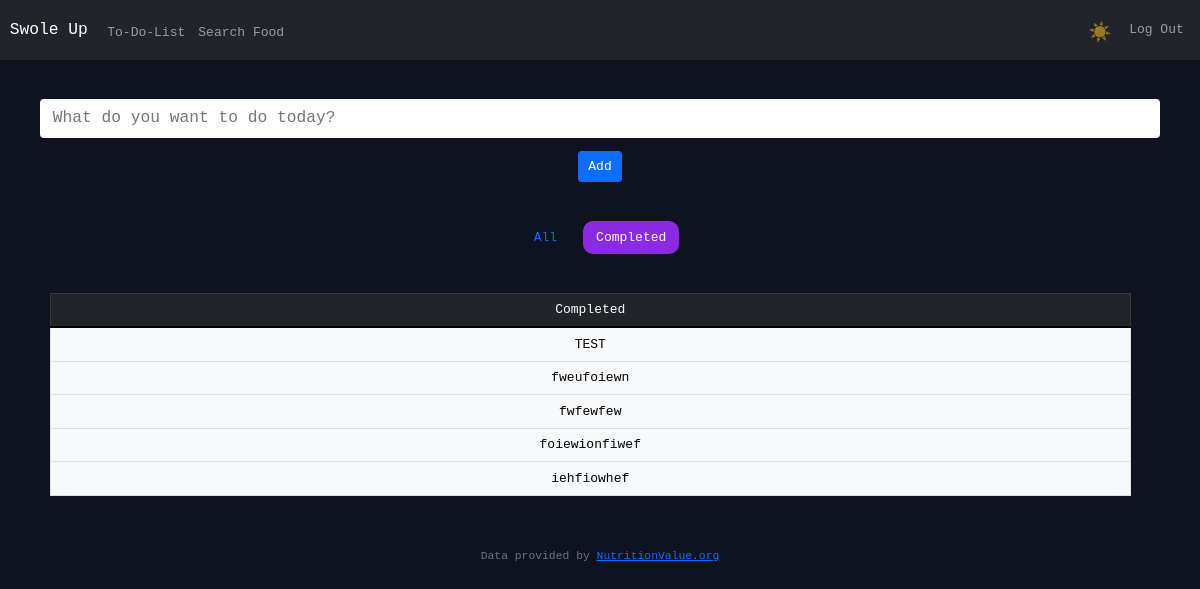
/todo_completed (signed in), run on an earlier commit of the app's database.
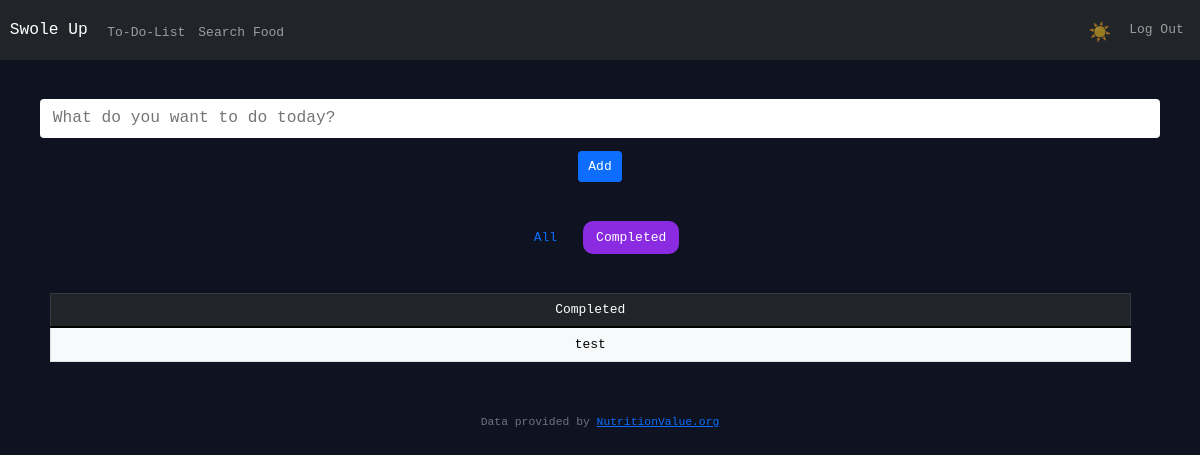
And on a later commit of the database.
### tables this page shows
CREATE TABLE todolist (
id INTEGER PRIMARY KEY AUTOINCREMENT NOT NULL,
user_id INT,
todo TEXT NOT NULL,
done TEXT NOT NULL DEFAULT 1,
FOREIGN KEY (user_id) REFERENCES users(id)
);

### app.py (the view)
@app.route("/todo_completed", methods=["POST", "GET"])
@login_required
def todo_completed ():
    if request.method == "POST":
        deleteRow = request.form.get("deleteRow")
        if deleteRow:
            db.execute("DELETE FROM todolist WHERE user_id = ? AND todo = ?", session["user_id"], deleteRow)
            return redirect("/todolist")
        for i in range(1, 50):
            checkbox = request.form.get(f"check{i}")
            editInput = request.form.get(f"editInput{i}")
            previousVal = request.form.get(f"previousVal{i}")
            print(editInput)
            print(previousVal)
            if not editInput == previousVal:
                db.execute("UPDATE todolist SET todo = ? WHERE todo = ? AND user_id = ?", editInput, previousVal, session["user_id"])
            if checkbox is not None:
                db.execute("UPDATE todolist SET done = ? WHERE todo = ? AND user_id = ?", "true", checkbox, session["user_id"])
            else:
                checkVal = request.form.get(f"checkVal{i}")
                db.execute("UPDATE todolist SET done = ? WHERE todo = ? AND user_id = ?", "false", checkVal, session["user_id"])
        return redirect("/todolist")
    else:
        todo_done = db.execute("SELECT * FROM todolist WHERE user_id = ? AND done = ?", session["user_id"], "true")
        return render_template('todo_completed.html', todo_done=todo_done)

### app.py (called while the page is built)
@app.after_request
def after_request(response):
    response.headers["Cache-Control"] = "no-cache, no-store, must-revalidate"
    response.headers["Expires"] = 0
    response.headers["Pragma"] = "no-cache"
    return response

### helpers.py (called while the page is built)
def login_required(f):
    @wraps(f)
    def decorated_function(*args, **kwargs):
        if session.get("user_id") is None:
            return redirect("/login")
        return f(*args, **kwargs)
    return decorated_function

### templates/todo_completed.html (shortened to what this page needs)
{% extends "layout.html" %}
{% block main %}
    <div class="container">
        <div class="row mb-5">
            <form action="/todolist" method="post">
                <input autocomplete="off" id="todoField" type="text" class="form-control-lg mb-3 border-0 me-3 w-100" name="todo" placeholder="What do you want to do today?" onsubmit="return validateForm()">
                <button class="btn btn-primary" type="submit">Add</button>
            </form>
        </div>
        <div class="d-flex flex-row justify-content-center gap-3 mb-5">
            <a href="/todolist" class="nav-link">All</a>
            <a href="/todo_completed" class="nav-link" id="todo_completed">Completed</a>
        </div>
        <div class="container row">
            <table class="table table-dark table-bordered">
                <thead>
                    <tr>
                        <td class="col-12">Completed</td>
                    </tr>
                </thead>
                <tbody class="table-light">
                    <form action="/todo_completed" method="post" id="formTodo">
                    {% for todo in todo_done %}
                        <tr>
                            <td>
                                <label class="form-check-label" for="flexCheckDefault">{{ todo.todo }}</label>
                            </td>
                        </tr>
                    {% endfor %}
                    </form>
                </tbody>
            </table>
        </div>
    </div>
{% endblock %}

### templates/layout.html (shortened to what this page needs)
<!DOCTYPE html>
<html lang="en">
    <head>
        <link href="https://cdn.jsdelivr.net/npm/bootstrap@5.1.3/dist/css/bootstrap.min.css" rel="stylesheet">
        <link href="/static/styles.css" rel="stylesheet">
    </head>
    <body>
        <nav class="navbar navbar-expand-md navbar-dark bg-dark" id="nav">
            <div class="container-fluid">
                <a class="navbar-brand" href="/">Swole Up</a>
                <div class="collapse navbar-collapse" id="navbar">
                    {% if session["user_id"] %}
                        <ul class="navbar-nav me-auto mt-2">
                            <li class="nav-item"><a class="nav-link" href="/todolist">To-Do-List</a></li>
                            <li class="nav-item"><a class="nav-link" href="/search" id="search">Search Food</a></li>
                        </ul>
                        <ul class="navbar-nav ms-auto mt-2">
                            <li class="nav-item"><a href="#" class="nav-link" id="theme"></a></li>
                            <li class="nav-item"><a class="nav-link" href="/logout">Log Out</a></li>
                        </ul>
                    {% else %}
                        <ul class="navbar-nav ms-auto mt-2">
                            <li class="nav-item"><a href="#" class="nav-link" id="theme"></a></li>
                            <li class="nav-item"><a class="nav-link" href="/register">Register</a></li>
                            <li class="nav-item"><a class="nav-link" href="/login">Log In</a></li>
                        </ul>
                    {% endif %}
                </div>
            </div>
        </nav>
        <main class="container-fluid py-5 text-center" id="main">
            {% block main %}{% endblock %}
        </main>
        <footer class="mb-5 small text-center text-muted">
            Data provided by <a href="https://www.nutritionvalue.org/">NutritionValue.org</a>
        </footer>
    </body>
</html>

### static/styles.css (style rules this page uses)
.form-control-lg { border-color: black; }
.linkClicked { border-radius: 10px; border-color: none; background-color: blueviolet; color: white; }
* { font-family: monospace; }
.dark { background-color: #0f1221; color: white; }
#theme { font-size: 1.4em; vertical-align: middle; margin: auto 5px; }

What changed in the data, as far as the page shows it:
removed todolist: todo "TEST"
removed todolist: todo "fweufoiewn"
removed todolist: todo "fwfewfew"
removed todolist: todo "foiewionfiwef"
removed todolist: todo "iehfiowhef"
added todolist: todo "test"
